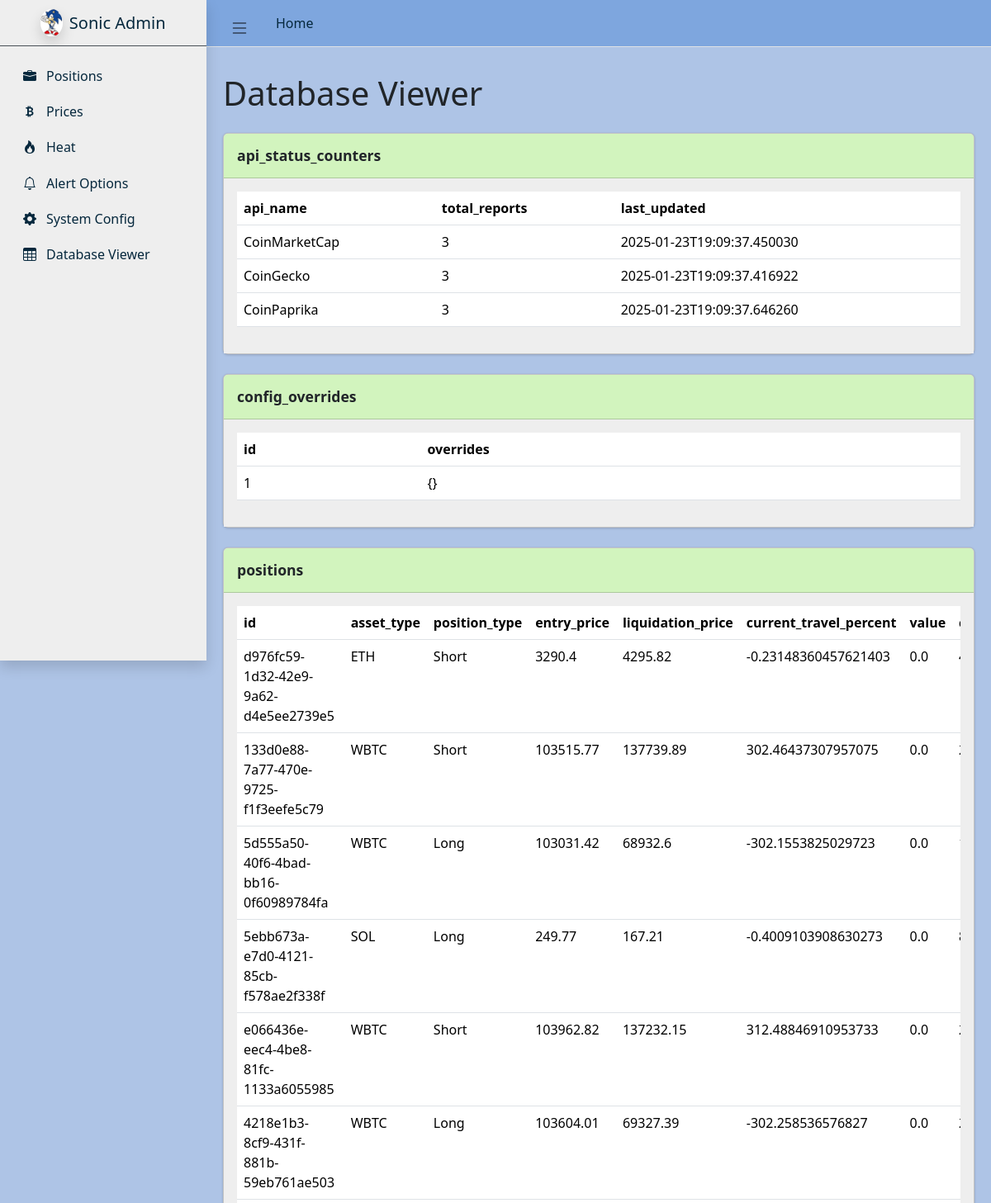
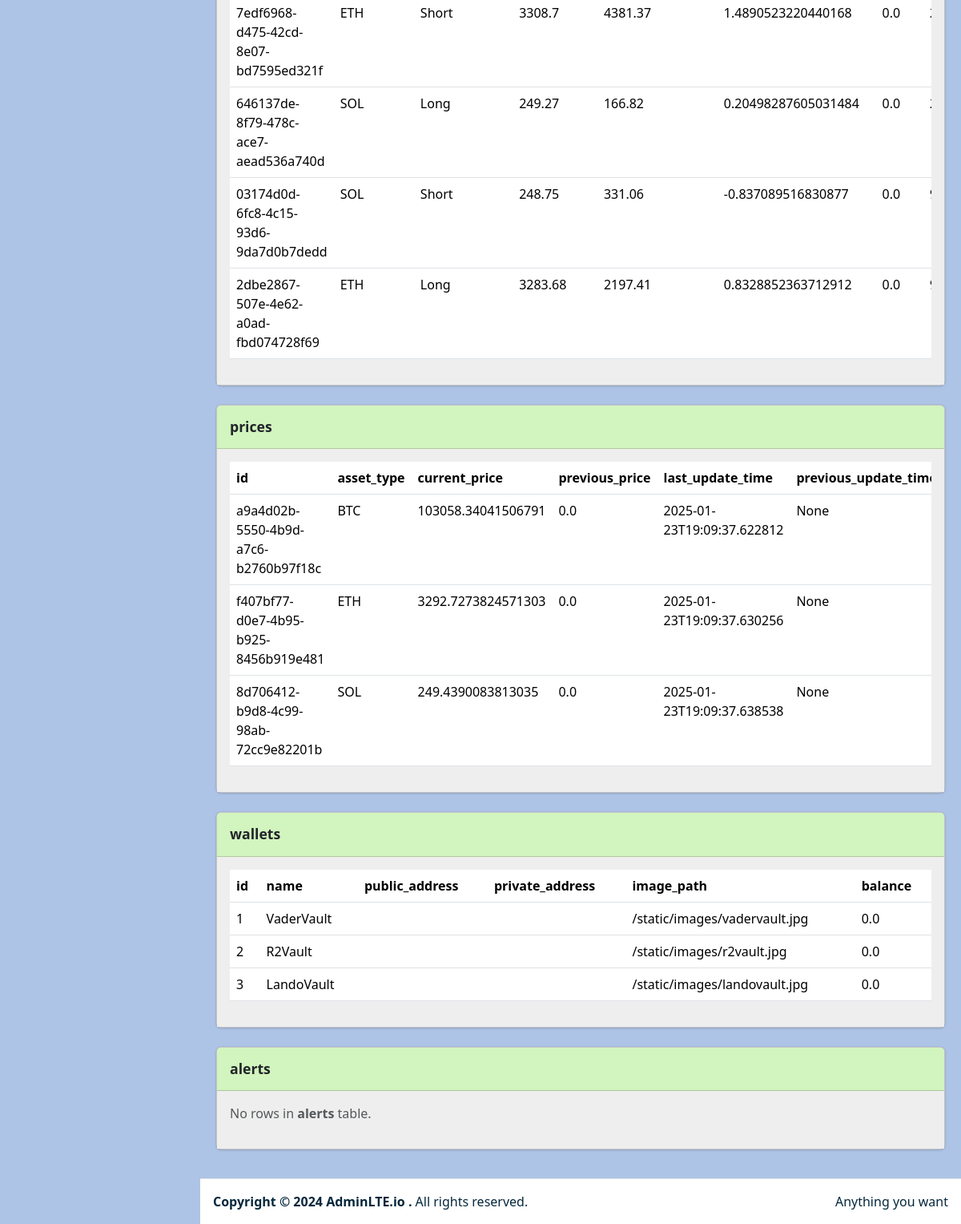
Screenshot of /database-viewer with the database file from the repository (2 pictures, top to bottom).
### tables this page shows
CREATE TABLE api_status_counters (
                    api_name TEXT PRIMARY KEY,
                    total_reports INTEGER NOT NULL DEFAULT 0,
                    last_updated DATETIME
                );

CREATE TABLE config_overrides (
                id INTEGER PRIMARY KEY,
                overrides TEXT
            );

CREATE TABLE positions (
                    id TEXT PRIMARY KEY,
                    asset_type TEXT NOT NULL,
                    position_type TEXT NOT NULL,
                    entry_price REAL NOT NULL,
                    liquidation_price REAL NOT NULL,
                    current_travel_percent REAL NOT NULL DEFAULT 0.0,
                    value REAL NOT NULL DEFAULT 0.0,
                    collateral REAL NOT NULL,
                    size REAL NOT NULL,
                    wallet TEXT NOT NULL DEFAULT 'Default',
                    leverage REAL DEFAULT 0.0,
                    last_updated DATETIME NOT NULL,
                    alert_reference_id TEXT,
                    hedge_buddy_id TEXT,
                    current_price REAL,
                    liquidation_distance REAL,
                    heat_index REAL NOT NULL DEFAULT 0.0,
                    current_heat_index REAL NOT NULL DEFAULT 0.0
                , wallet_name TEXT NOT NULL DEFAULT 'Default');

CREATE TABLE prices (
                    id TEXT PRIMARY KEY,
                    asset_type TEXT NOT NULL,
                    current_price REAL NOT NULL,
                    previous_price REAL NOT NULL DEFAULT 0.0,
                    last_update_time DATETIME NOT NULL,
                    previous_update_time DATETIME,
                    source TEXT NOT NULL
                );

CREATE TABLE wallets (
            id INTEGER PRIMARY KEY AUTOINCREMENT,
            name TEXT UNIQUE NOT NULL,
            public_address TEXT,
            private_address TEXT,
            image_path TEXT,
            balance REAL DEFAULT 0.0
        );

### web_app.py (the view)
@app.route("/database-viewer")
def database_viewer():
    conn = sqlite3.connect(DB_PATH)
    conn.row_factory = sqlite3.Row
    cur = conn.cursor()
    cur.execute("""
        SELECT name
        FROM sqlite_master
        WHERE type='table'
          AND name NOT LIKE 'sqlite_%'
        ORDER BY name
    """)
    tables = [row["name"] for row in cur.fetchall()]
    db_data = {}
    for table in tables:
        cur.execute(f"PRAGMA table_info({table})")
        columns = [col["name"] for col in cur.fetchall()]
        cur.execute(f"SELECT * FROM {table}")
        rows_raw = cur.fetchall()
        rows = [dict(row) for row in rows_raw]
        db_data[table] = {
            "columns": columns,
            "rows": rows
        }
    conn.close()
    return render_template("database_viewer.html", db_data=db_data)

### templates/database_viewer.html
{% extends "sonic_admin.html" %}
{% block content %}
{% set all_tables = db_data | dictsort(by='key') %}
{% set alerts_table = all_tables | selectattr("0", "equalto", "alerts") | list %}
{% set non_alerts_tables = all_tables | rejectattr("0", "equalto", "alerts") | list %}
<div class="row">
  <div class="col-12">
    <h1 class="mb-4">Database Viewer</h1>
  </div>
</div>
{% for table_name, data in non_alerts_tables %}
  <div class="card mb-4" style="background-color: #EEEEEE;">
    <div class="card-header" style="background-color: #d2f4be;">
      <h3 class="card-title" style="font-weight: bold;">{{ table_name }}</h3>
    </div>
    <div class="card-body" style="background-color: #EEEEEE;">
      {% if data.rows %}
        <div class="table-responsive">
          <table class="table table-hover" style="background-color: #FFFFFF;">
            <thead>
              <tr>
                {% for col in data.columns %}
                  <th scope="col">{{ col }}</th>
                {% endfor %}
              </tr>
            </thead>
            <tbody>
              {% for row in data.rows %}
              <tr>
                {% for col in data.columns %}
                  <td>{{ row[col] }}</td>
                {% endfor %}
              </tr>
              {% endfor %}
            </tbody>
          </table>
        </div>
      {% else %}
        <p class="text-muted">No rows in <b>{{ table_name }}</b> table.</p>
      {% endif %}
    </div>
  </div>
{% endfor %}
{% for table_name, data in alerts_table %}
  <div class="card mb-4" style="background-color: #EEEEEE;">
    <div class="card-header" style="background-color: #d2f4be;">
      <h3 class="card-title" style="font-weight: bold;">{{ table_name }}</h3>
    </div>
    <div class="card-body" style="background-color: #EEEEEE;">
      {% if data.rows %}
        <div class="table-responsive">
          <table class="table table-hover" style="background-color: #FFFFFF;">
            <thead>
              <tr>
                {% for col in data.columns %}
                  <th scope="col">{{ col }}</th>
                {% endfor %}
              </tr>
            </thead>
            <tbody>
              {% for row in data.rows %}
              <tr>
                {% for col in data.columns %}
                  <td>{{ row[col] }}</td>
                {% endfor %}
              </tr>
              {% endfor %}
            </tbody>
          </table>
        </div>
      {% else %}
        <p class="text-muted">No rows in <b>{{ table_name }}</b> table.</p>
      {% endif %}
    </div>
  </div>
{% endfor %}
{% endblock content %}

### templates/sonic_admin.html (style rules this page uses)
body { background-color: #AEC4E6 !important; }

### rows the page displays
api_status_counters: api_name "CoinMarketCap" "3" "2025-01-23T19:09:37.450030"
api_status_counters: api_name "CoinGecko" "3" "2025-01-23T19:09:37.416922"
api_status_counters: api_name "CoinPaprika" "3" "2025-01-23T19:09:37.646260"
config_overrides: id "1" "{}"
positions: id "d976fc59-1d32-42e9-9a62-d4e5ee2739e5" "ETH" "Short" "3290.4" "4295.82" "-0.23148360457621403" "0.0"
positions: id "133d0e88-7a77-470e-9725-f1f3eefe5c79" "WBTC" "Short" "103515.77" "137739.89" "302.46437307957075" "0.0"
positions: id "5d555a50-40f6-4bad-bb16-0f60989784fa" "WBTC" "Long" "103031.42" "68932.6" "-302.1553825029723" "0.0"
positions: id "5ebb673a-e7d0-4121-85cb-f578ae2f338f" "SOL" "Long" "249.77" "167.21" "-0.4009103908630273" "0.0"
positions: id "e066436e-eec4-4be8-81fc-1133a6055985" "WBTC" "Short" "103962.82" "137232.15" "312.48846910953733" "0.0"
positions: id "4218e1b3-8cf9-431f-881b-59eb761ae503" "WBTC" "Long" "103604.01" "69327.39" "-302.258536576827" "0.0"
positions: id "7edf6968-d475-42cd-8e07-bd7595ed321f" "ETH" "Short" "3308.7" "4381.37" "1.4890523220440168" "0.0"
positions: id "646137de-8f79-478c-ace7-aead536a740d" "SOL" "Long" "249.27" "166.82" "0.20498287605031484" "0.0"
positions: id "03174d0d-6fc8-4c15-93d6-9da7d0b7dedd" "SOL" "Short" "248.75" "331.06" "-0.837089516830877" "0.0"
positions: id "2dbe2867-507e-4e62-a0ad-fbd074728f69" "ETH" "Long" "3283.68" "2197.41" "0.8328852363712912" "0.0"
prices: id "a9a4d02b-5550-4b9d-a7c6-b2760b97f18c" "BTC" "103058.34041506791" "0.0" "2025-01-23T19:09:37.622812" "None"
prices: id "f407bf77-d0e7-4b95-b925-8456b919e481" "ETH" "3292.7273824571303" "0.0" "2025-01-23T19:09:37.630256" "None"
prices: id "8d706412-b9d8-4c99-98ab-72cc9e82201b" "SOL" "249.4390083813035" "0.0" "2025-01-23T19:09:37.638538" "None"
wallets: id "1" "VaderVault" "/static/images/vadervault.jpg" "0.0"
wallets: id "2" "R2Vault" "/static/images/r2vault.jpg" "0.0"
wallets: id "3" "LandoVault" "/static/images/landovault.jpg" "0.0"

### other values shown
{{ table_name }} "api_status_counters" "config_overrides" "positions" "prices" "wallets"
{{ col }} "api_name" "total_reports" "last_updated" "id" "overrides" "id" "asset_type" "position_type" "entry_price" "liquidation_price" "current_travel_percent" "value" "id" "asset_type" "current_price" "previous_price" "last_update_time" "id" "name" "public_address" "private_address" "image_path" "balance"
{{ table_name }} "alerts"
